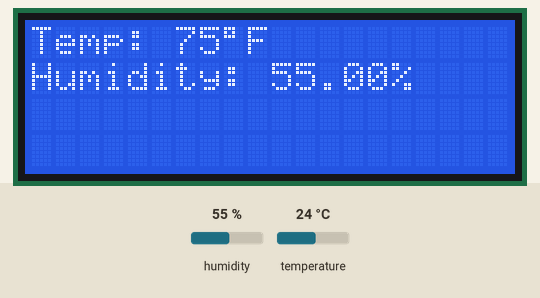
Bench run of a sketch on a simulated Arduino Uno, built with avr-gcc and run on an emulated ATmega328P. Shown: 20×4 character LCD. Inputs (shaded band) come from the test bench; at power-on: humidity 55 %, temperature 24 °C.

Above: at 1.4 s.
1.5 s: humidity set to 22 %
At 2.3 s:
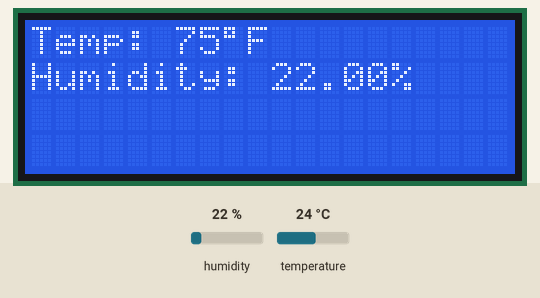
3.6 s: temperature set to 12 °C
At 5.7 s:
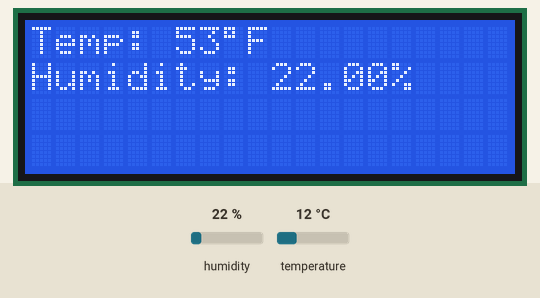
6.4 s: humidity set to 40 %
At 7.5 s:
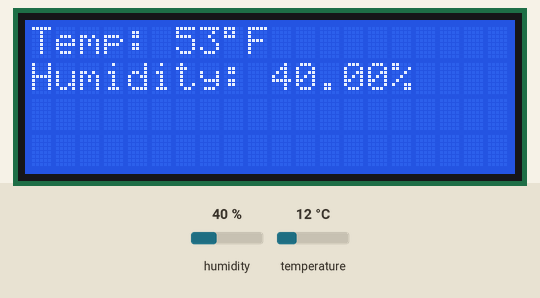
8.5 s: temperature set to 19 °C
At 11.0 s:
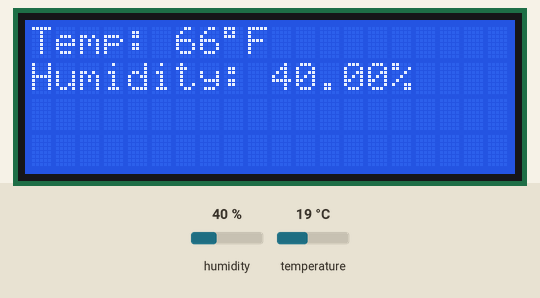
Timing chart, 0 to 12.1 s (numbered marks = the images above; inputs shaded):
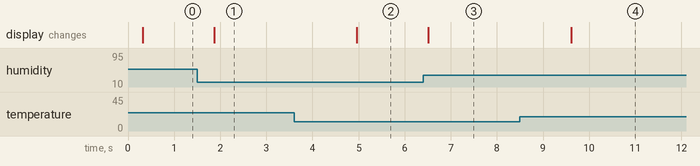

The sketch:

i2c_lcd_nano_temp_hum_sensor.ino
```cpp
#include <dht.h>
#include <Wire.h>
#include <LiquidCrystal_I2C.h>

LiquidCrystal_I2C lcd(0x3F,20,4);  // set the LCD address to 0x27 for a 16 chars and 2 line display
dht DHT;
#define DHT11_PIN 8

void setup()
{
                      // initialize the lcd
  lcd.init();
  // Print a message to the LCD.
  lcd.backlight();
  lcd.clear();
  delay(200);
}


void loop()
{
  int chk = DHT.read11(DHT11_PIN);
  int temp = DHT.temperature;
  int tempF = ((temp*(1.8)) + 32);
  lcd.setCursor(0,0);
  lcd.print("Temp: ");

  lcd.print(tempF);
  lcd.print((char)223);
  lcd.print("F");
  lcd.setCursor(0,1);
  lcd.print("Humidity: ");
  lcd.print(DHT.humidity);
  lcd.print("%");
  delay(1500);

}
```

Measured:
- after the input at 1.5 s, the display: changes after 0.37 s (image 1)
- after the input at 3.6 s, the display: changes after 1.4 s (image 2)
- after the input at 6.4 s, the display: changes after 0.11 s (image 3)
- after the input at 8.5 s, the display: changes after 1.1 s (image 4)
